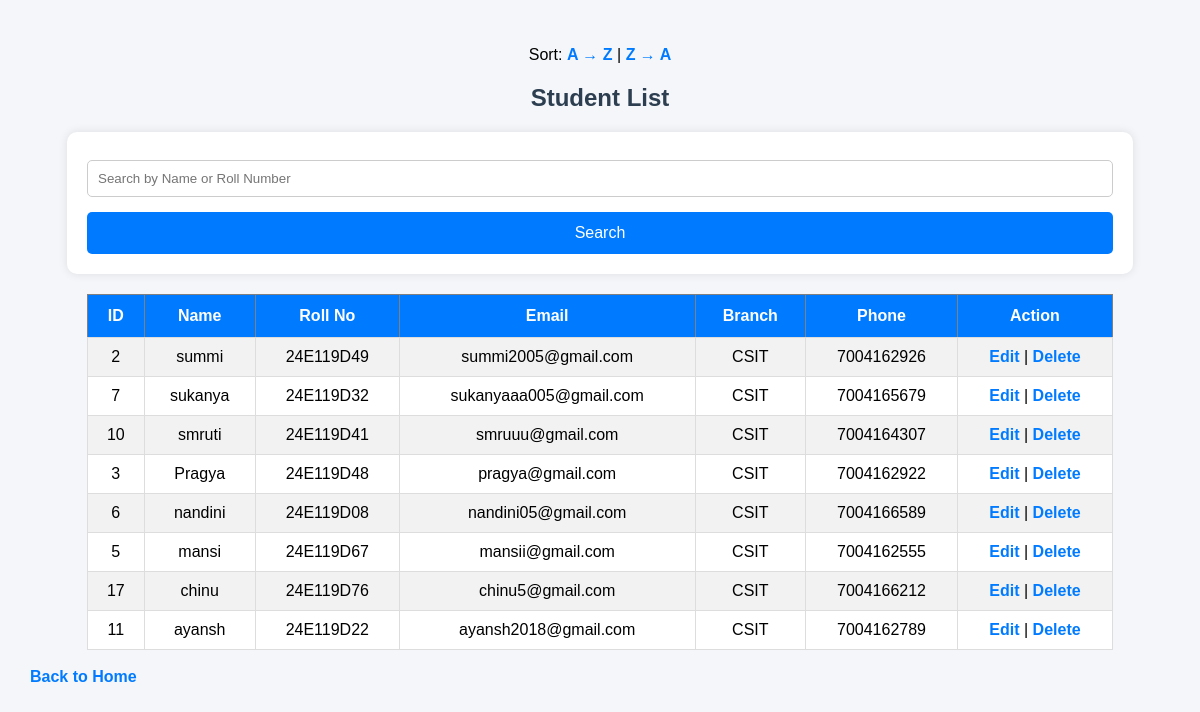
The app's page /view_students.php?sort=desc with its own data.
### tables this page shows
CREATE TABLE `students` (
  `id` int(11) NOT NULL,
  `name` varchar(100) NOT NULL,
  `roll_no` varchar(20) NOT NULL,
  `email` varchar(100) NOT NULL,
  `branch` varchar(50) NOT NULL,
  `phone` varchar(15) NOT NULL,
  `created_at` timestamp NOT NULL DEFAULT current_timestamp()
);

### view_students.php (the view, shortened to what this page needs)
<?php
include 'db_connect.php';
$sort = "";
if (isset($_GET['sort'])) {
    if ($_GET['sort'] == "asc") {
        $sort = " ORDER BY name ASC";
    }
    elseif ($_GET['sort'] == "desc") {
        $sort = " ORDER BY name DESC";
    }
}
if (isset($_GET['search']) && $_GET['search'] != "") {
    $search = $_GET['search'];
    $sql = "SELECT * FROM students
            WHERE name LIKE '%$search%'
            OR roll_no LIKE '%$search%'"
            . $sort;
} else {
    $sql = "SELECT * FROM students" . $sort;
}
$result = mysqli_query($conn, $sql);
?>
<!DOCTYPE html>
<html>
<head>
    <link rel="stylesheet" href="style.css">
</head>
<body>
<p style="text-align:center;">
    Sort:
    <a href="view_students.php?sort=asc">A → Z</a> |
    <a href="view_students.php?sort=desc">Z → A</a>
</p>
<h2>Student List</h2>
<form method="GET" style="width:90%; margin:20px auto;">
    <input type="text" name="search" placeholder="Search by Name or Roll Number"
           value="<?php if(isset($_GET['search'])) echo $_GET['search']; ?>">
    <input type="submit" value="Search">
</form>
<table border="1" cellpadding="10">
    <tr>
        <th>ID</th>
        <th>Name</th>
        <th>Roll No</th>
        <th>Email</th>
        <th>Branch</th>
        <th>Phone</th>
        <th>Action</th>
    </tr>
<?php
while($row = mysqli_fetch_assoc($result)) {
    echo "<tr>";
    echo "<td>".$row['id']."</td>";
    echo "<td>".$row['name']."</td>";
    echo "<td>".$row['roll_no']."</td>";
    echo "<td>".$row['email']."</td>";
    echo "<td>".$row['branch']."</td>";
    echo "<td>".$row['phone']."</td>";
    echo "<td>
    <a href='edit_student.php?id=".$row['id']."'>Edit</a> |
    <a href='delete_student.php?id=".$row['id']."'>Delete</a>
    </td>";
    echo "</tr>";
}
?>
</table>
<br>
<a href="index.php">Back to Home</a>
</body>
</html>

### style.css (style rules this page uses)
body { font-family: Arial, sans-serif; background:#f4f6f9; margin:0; padding:30px; }
h1,h2 { text-align:center; color:#2c3e50; }
form { width:400px; margin:20px auto; background:white; padding:20px; border-radius:10px; box-shadow:0 0 10px rgba(0,0,0,0.1); }
input[type=text], input[type=email] { width:100%; padding:10px; margin:8px 0 15px; border:1px solid #ccc; border-radius:5px; box-sizing:border-box; }
input[type=submit] { width:100%; background:#007BFF; color:white; padding:12px; border:none; border-radius:5px; cursor:pointer; font-size:16px; }
table { width:90%; margin:auto; border-collapse:collapse; background:white; }
table th { background:#007BFF; color:white; padding:12px; }
table td { padding:10px; border:1px solid #ddd; text-align:center; }
table tr:nth-child(even) { background:#f2f2f2; }
a { text-decoration:none; color:#007BFF; font-weight:bold; }

### records on screen
students: id "2", name "summi", roll_no "24E119D49", email "summi2005@gmail.com", branch "CSIT", phone "7004162926"
students: id "7", name "sukanya", roll_no "24E119D32", email "sukanyaaa005@gmail.com", branch "CSIT", phone "7004165679"
students: id "10", name "smruti", roll_no "24E119D41", email "smruuu@gmail.com", branch "CSIT", phone "7004164307"
students: id "3", name "Pragya", roll_no "24E119D48", email "pragya@gmail.com", branch "CSIT", phone "7004162922"
students: id "6", name "nandini", roll_no "24E119D08", email "nandini05@gmail.com", branch "CSIT", phone "7004166589"
students: id "5", name "mansi", roll_no "24E119D67", email "mansii@gmail.com", branch "CSIT", phone "7004162555"
students: id "17", name "chinu", roll_no "24E119D76", email "chinu5@gmail.com", branch "CSIT", phone "7004166212"
students: id "11", name "ayansh", roll_no "24E119D22", email "ayansh2018@gmail.com", branch "CSIT", phone "7004162789"
